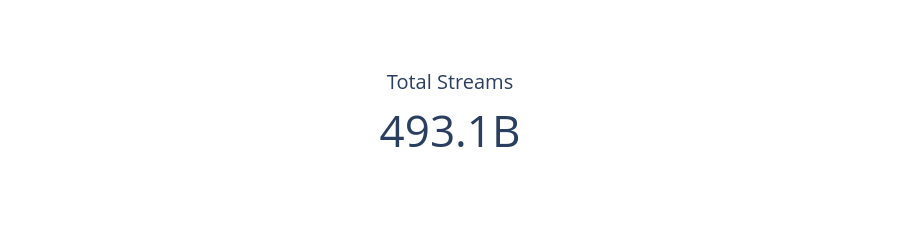

Notebook code cell kept with this figure:
### Code cell
kpi_2 = go.Figure(go.Indicator(
    mode='number', value=df['stream_count'].sum() / 1e9, title={'text': 'Total Streams'},
    number={'valueformat': '.1f', 'suffix': 'B'}))
kpi_2.update_layout(height=200, template='plotly_white')
kpi_2.show()

### Figure 1 — Plotly figure (JSON) as saved in the notebook; plotly's stock layout.template omitted (floating-point values rounded to 4 significant figures)
{"data": [{"mode": "number", "number": {"suffix": "B", "valueformat": ".1f"}, "title": {"text": "Total Streams"}, "type": "indicator", "value": 493.1}], "layout": {"height": 200}}
